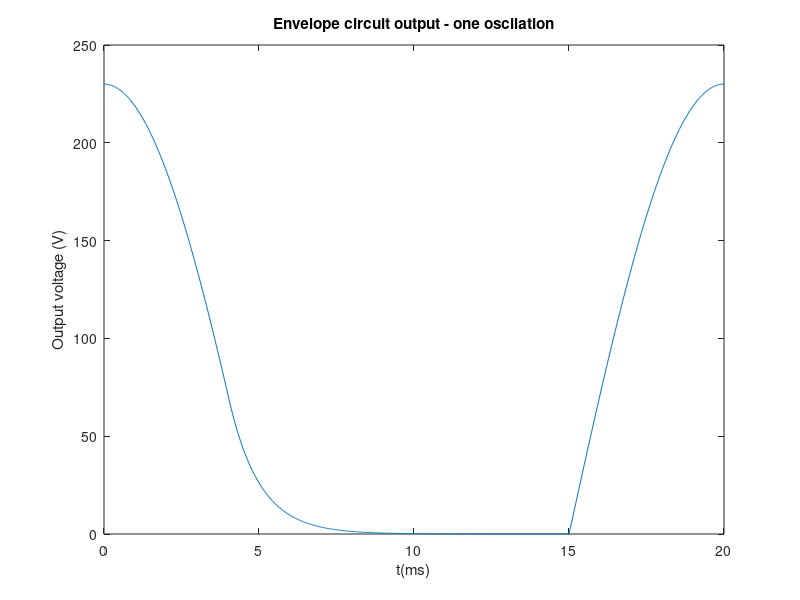

The MATLAB script that drew this image:
%AC/DC Lab


%simulating envelope detector
%'regular' behaviour for t < tof & capacitor discharge for tof < t < ton
t=linspace(0, 20e-3, 1000);
%sinusoidal signal + stuff
A = 230;
f=50;
w=2*pi*f;
R=1e3
C=1e-6
vs = A*cos(w*t);


%Computing ton and toff
toff = atan(1/(w*R*C))/w
ton = fsolve(@(x) cos(w*x) - cos(w*toff)*exp((toff - x)/(R*C)), 15e-3)
v1O = zeros(1, length(t)); 

%Discharge solution 
Vof = A*cos(w*toff)*exp((toff - t)/(R*C));
%ton = 0.8

%plotting solution 
for i=1:length(t)
  if t(i) < toff
    v1O(i) = vs(i);
  elseif  t(i) < ton
    v1O(i) = Vof(i);
  elseif t(i) > ton
    v1O(i) = vs(i);
  endif
endfor

plot(t*1000, v1O);
title("Envelope circuit output - one oscilation");
xlabel("t(ms)");
ylabel("Output voltage (V)");
%print ("venvlope.png", "-depsc"); ADD PLOT OUTPUT

%The output is still oscilating with frequency f, hence we have a ripple every 1/f seconds 


%Simulating Voltage Regulator


